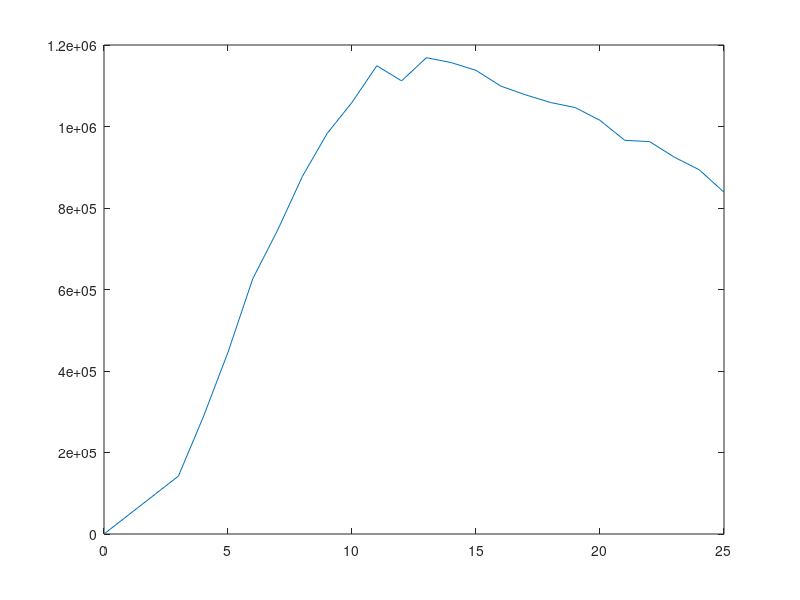

Recreate this plot in MATLAB.
% monte carlo integration r.e.s. project
clear
close all

n = 1000; %<<more samples better sim>>
% n = 10^6; %<<more samples better sim>>
k = 1.5;  % peiramatisteite wste na vgenei logiko to CF
% k apo 1.5 ews 3 polu xondrika kai CF ~ 0.2,0.3 klp
vav = 11; % mesh taxythta anemou 
vr=11; %onomastikh taxythta sthn opoia paragetai h P rated
% gia thn onomastikh taxythta des diagramma P(wind speed) toy 
% antistoixou fylladiou
for j=3:25
vav=j;
summary=0;
% rand(n,1)
% unifrnd(0, 1, n, 1)

for i=1:n
u = rand; %sample apo omoiomorfh katanomh
v = 3+(25-3)*u; %m.c. inverse transform
if vav>=3; 
if v<vr
f = (k/(1.12*vav))*((v/(1.12*vav))^(k-1))*exp(-(v/(1.12*vav))^k);%weibull
% com : y=f*P(hl)
y = f*(2*10^6)*((v^2-3^2)/((vr^2)-(3^2))); %analoga me ta specs ths tourbinas
summary=summary+y;

elseif v<=25
f = (k/(1.12*vav))*((v/(1.12*vav))^(k-1))*exp(-(v/(1.12*vav))^k);%weibull
y = f*(2*10^6); %analoga me ta specs ths tourbinas 2MW RATED POWER
summary=summary+y;

else
    summary=0;
end

else
    summary=0;
end
end

int = (25-3)*summary/n ; % h mesh isxys se kilowatt
finaly(j)=int;  %pinakes gia plottarisma
finalx(j)=j;
end
plot (finalx,finaly)
%vavmax=13m/s apo to plot
int=finaly(13)
Vav=finalx(13)
cf= int/(2*10^6) %capacity factor
Eav= int*8640/1000 %kilovatores enos etous

%ta noumera den periexoun apwleies mhxanikes trivwn atraktou kai alles apwleies
% opote mhn agxwtheite an vgenei to CF ligo megalytero.
% shmasia exei h taksh megethous


% end of program
